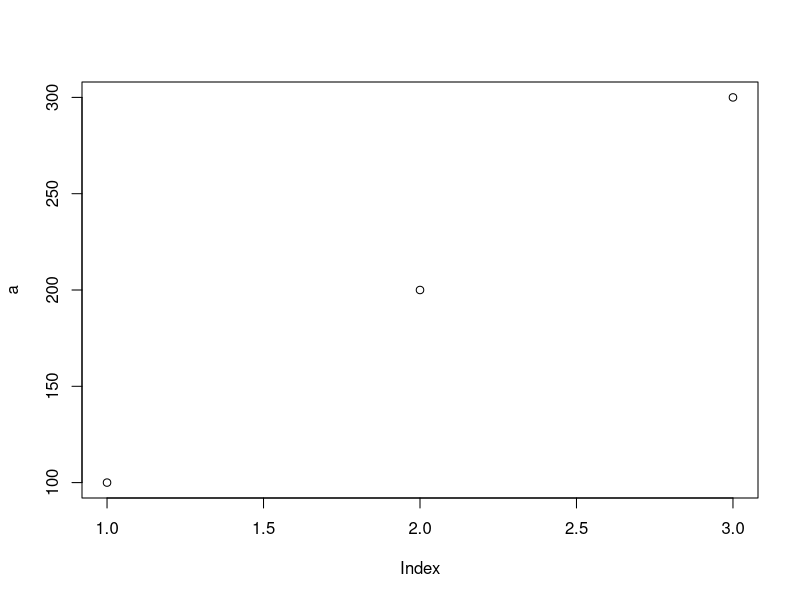

R code for this plot:
a <- 100
a <- c(100, 200, 300)

b <- c(5, 6, 7)
sumAB <- a+b
pdctAB <- a*b

summary(b)
mean(a)
plot(a)
median(c(500, 600, 700))
var(b)
sqrt(3546)
sd(b)
length(b)


add_numbers <- function(a, b) 
{ 
  return(a + b) 
}
add_numbers(5,6)


abs(-474)
round(34734.34357378)
log(1)
exp(2)

seq(a)
rep(b)
rep(a)
seq(b)
sort(c(432, 652, 192, 5632, 7, 892))

u<- c("a", "b", "c", "d")
u <- c(u, "e", "f", "g")
append(u, "i", after = 11)


num_vector <- c(10, 20, 30, 40, 50)
print(num_vector[3])

num_vector[3] <- 35
num_vector[c(2,5)] <- c(25,55)

num_vector[num_vector>25]
num_vector[which(num_vector>25)]                                                                          

